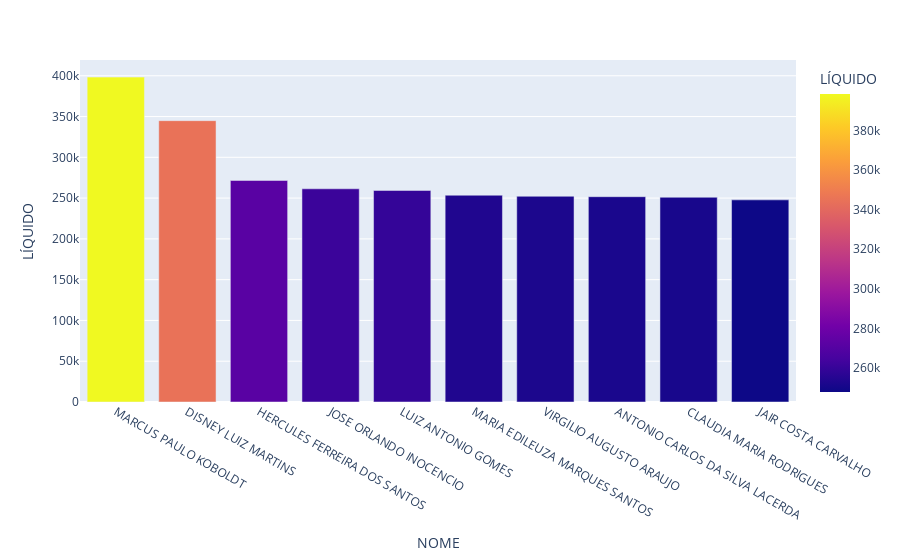

The notebook cell this image was saved under:
### Code cell
fig = px.bar(TOP10_SALARIOS, x="NOME", y="LÍQUIDO", color="LÍQUIDO").show()

### Figure 1 — Plotly figure (JSON) as saved in the notebook; plotly's stock layout.template omitted (floating-point values rounded to 4 significant figures)
{"data": [{"alignmentgroup": "True", "hovertemplate": "NOME=%{x}<br>LÍQUIDO=%{marker.color}<extra></extra>", "legendgroup": "", "marker": {"color": [398400.0, 344900.0, 271600.0, 261400.0, 259400.0, 253500.0, 252200.0, 251700.0, 251000.0, 247800.0], "coloraxis": "coloraxis"}, "name": "", "offsetgroup": "", "orientation": "v", "showlegend": false, "textposition": "auto", "type": "bar", "x": ["MARCUS PAULO KOBOLDT", "DISNEY LUIZ MARTINS", "HERCULES FERREIRA DOS SANTOS", "JOSE ORLANDO INOCENCIO", "LUIZ ANTONIO GOMES", "MARIA EDILEUZA MARQUES SANTOS", "VIRGILIO AUGUSTO ARAUJO", "ANTONIO CARLOS DA SILVA LACERDA", "CLAUDIA MARIA RODRIGUES", "JAIR COSTA CARVALHO"], "xaxis": "x", "y": [398400.0, 344900.0, 271600.0, 261400.0, 259400.0, 253500.0, 252200.0, 251700.0, 251000.0, 247800.0], "yaxis": "y"}], "layout": {"barmode": "relative", "coloraxis": {"colorbar": {"title": {"text": "LÍQUIDO"}}, "colorscale": [[0, "#0d0887"], [0.1111, "#46039f"], [0.2222, "#7201a8"], [0.3333, "#9c179e"], [0.4444, "#bd3786"], [0.5556, "#d8576b"], [0.6667, "#ed7953"], [0.7778, "#fb9f3a"], [0.8889, "#fdca26"], [1, "#f0f921"]]}, "legend": {"tracegroupgap": 0}, "margin": {"t": 60}, "xaxis": {"anchor": "y", "domain": [0, 1], "title": {"text": "NOME"}}, "yaxis": {"anchor": "x", "domain": [0, 1], "title": {"text": "LÍQUIDO"}}}}
